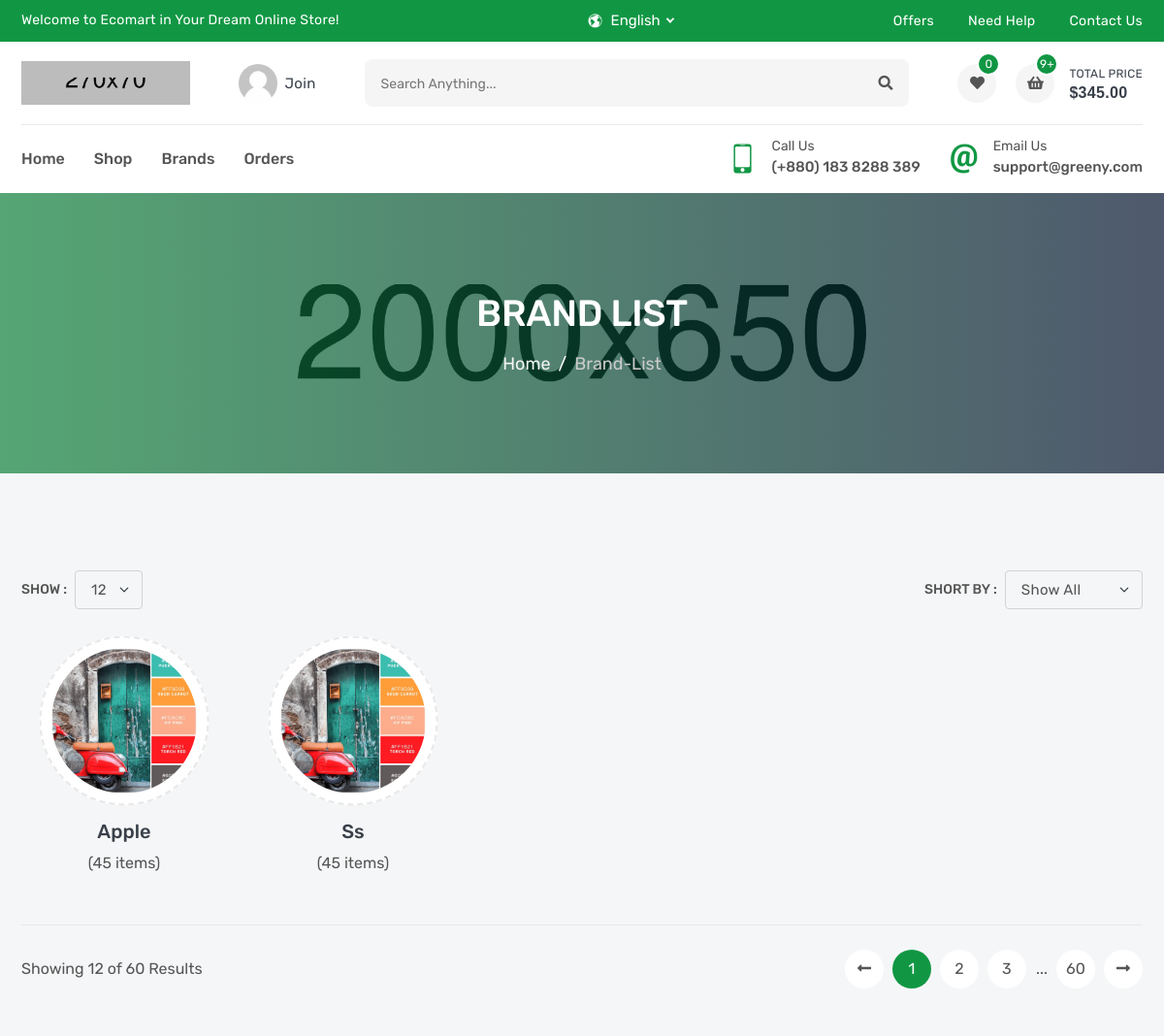
Before: /products/brands/ (upper part) with the older database file.
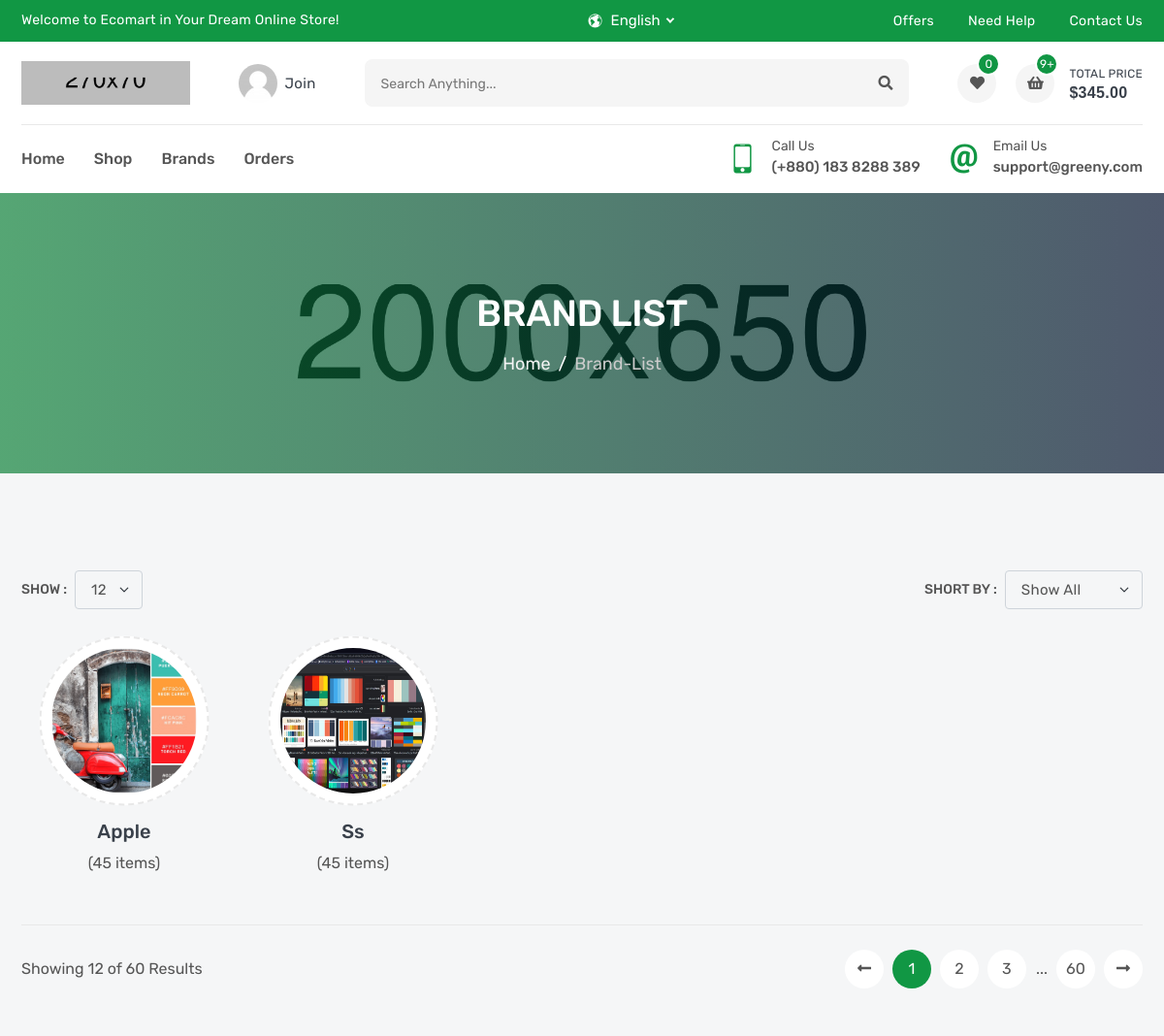
After: the same page with the newer database file.
### product/models.py (models this page shows, shortened)
class Brand(models.Model):
    name = models.CharField(_('Name'),max_length=100)
    image = models.ImageField(_('Image'),upload_to='brands')
    slug = models.SlugField(null=True,blank=True)

### product/views.py (the view)
# urls.py: path('brands/',BrandList.as_view()),
class BrandList(ListView):
    model = Brand

### product/templates/product/brand_list.html (shortened to what this page needs)
{% extends "base.html" %}
{% load static %}
{% block css %}
    <link rel="stylesheet" href="{% static 'en/css/brand-list.css' %}">
{% endblock css %}
{% block body %}
        <section class="inner-section single-banner" style="background: url(images/single-banner.jpg) no-repeat center;">
            <div class="container">
                <h2>brand list</h2>
                <ol class="breadcrumb">
                    <li class="breadcrumb-item"><a href="index.html">Home</a></li>
                    <li class="breadcrumb-item active" aria-current="page">brand-list</li>
                </ol>
            </div>
        </section>
        <section class="inner-section">
            <div class="container">
                <div class="row">
                    <div class="col-lg-12">
                        <div class="top-filter">
                            <div class="filter-show">
                                <label class="filter-label">Show :</label>
                                <select class="form-select filter-select">
                                    <option value="1">12</option>
                                </select>
                            </div>
                            <div class="filter-short">
                                <label class="filter-label">Short by :</label>
                                <select class="form-select filter-select isotope-select">
                                    <option value="*">show all</option>
                                </select>
                            </div>
                        </div>
                    </div>
                </div>
                <div class="row row-cols-2 row-cols-md-3 row-cols-lg-4 row-cols-xl-5 isotope-items">
                {% for brand in brand_list %}
                    <div class="col all vegetables">
                        <div class="brand-wrap">
                            <div class="brand-media">
                                <img src="{{brand.image.url}}" alt="brand">
                            </div>
                            <div class="brand-meta">
                                <h4>{{brand.name}}</h4>
                                <p>(45 items)</p>
                            </div>
                        </div>
                    </div>
                {% endfor %}
                </div>
                <div class="row">
                    <div class="col-lg-12">
                        <div class="bottom-paginate">
                            <p class="page-info">Showing 12 of 60 Results</p>
                            <ul class="pagination">
                                <li class="page-item">
                                    <a class="page-link" href="#">
                                        <i class="fas fa-long-arrow-alt-left"></i>
                                    </a>
                                </li>
                                <li class="page-item"><a class="page-link active" href="#">1</a></li>
                                <li class="page-item"><a class="page-link" href="#">2</a></li>
                                <li class="page-item"><a class="page-link" href="#">3</a></li>
                                <li class="page-item">...</li>
                                <li class="page-item"><a class="page-link" href="#">60</a></li>
                                <li class="page-item">
                                    <a class="page-link" href="#">
                                        <i class="fas fa-long-arrow-alt-right"></i>
                                    </a>
                                </li>
                            </ul>
                        </div>
                    </div>
                </div>
            </div>
        </section>
{% endblock body %}

### templates/base.html (shortened to what this page needs)
{% load static %}
<!DOCTYPE html>
<html lang="en">
    <head>
        <link rel="stylesheet" href="{% static 'en/fonts/flaticon/flaticon.css' %}">
        <link rel="stylesheet" href="{% static 'en/fonts/icofont/icofont.min.css' %}">
        <link rel="stylesheet" href="{% static 'en/fonts/fontawesome/fontawesome.min.css' %}">
        <link rel="stylesheet" href="{% static 'en/vendor/venobox/venobox.min.css' %}">
        <link rel="stylesheet" href="{% static 'en/vendor/slickslider/slick.min.css' %}">
        <link rel="stylesheet" href="{% static 'en/vendor/niceselect/nice-select.min.css' %}">
        <link rel="stylesheet" href="{% static 'en/vendor/bootstrap/bootstrap.min.css' %}">
        <link rel="stylesheet" href="{% static 'en/css/main.css' %}">
        {% block css %}{% endblock css %}
    </head>
    <body>
        <div class="header-top">
            <div class="container">
                <div class="row">
                    <div class="col-md-12 col-lg-5">
                        <div class="header-top-welcome">
                            <p>Welcome to Ecomart in Your Dream Online Store!</p>
                        </div>
                    </div>
                    <div class="col-md-5 col-lg-3">
                        <div class="header-top-select">
                            <div class="header-select">
                                <i class="icofont-world"></i>
                            </div>
                        </div>
                    </div>
                    <div class="col-md-7 col-lg-4">
                        <ul class="header-top-list">
                            <li><a href="offer.html">offers</a></li>
                            <li><a href="faq.html">need help</a></li>
                            <li><a href="contact.html">contact us</a></li>
                        </ul>
                    </div>
                </div>
            </div>
        </div>
        <header class="header-part">
            <div class="container">
                <div class="header-content">
                    <a href="index.html" class="header-logo">
                        <img src="images/logo.png" alt="logo">
                    </a>
                    <a href="login.html" class="header-widget" title="My Account">
                        <img src="images/user.png" alt="user">
                        <span>join</span>
                    </a>
                    <form class="header-form">
                        <input type="text" placeholder="Search anything...">
                        <button><i class="fas fa-search"></i></button>
                    </form>
                    <div class="header-widget-group">
                        <a href="wishlist.html" class="header-widget" title="Wishlist">
                            <i class="fas fa-heart"></i>
                            <sup>0</sup>
                        </a>
                        <button class="header-widget header-cart" title="Cartlist">
                            <i class="fas fa-shopping-basket"></i>
                            <sup>9+</sup>
                            <span>total price<small>$345.00</small></span>
                        </button>
                    </div>
                </div>
            </div>
        </header>
        <nav class="navbar-part">
            <div class="container">
                <div class="row">
                    <div class="col-lg-12">
                        <div class="navbar-content">
                            <ul class="navbar-list">
                                <li class="navbar-item">
                                    <a class="navbar-link" href="/">Home</a>
                                </li>
                                <li class="navbar-item">
                                    <a class="navbar-link" href="/products">Shop</a>
                                </li>
                                <li class="navbar-item">
                                    <a class="navbar-link" href="/products/brands/">Brands</a>
                                </li>
                                <li class="navbar-item">
                                    <a class="navbar-link" href="/orders">Orders</a>
                                </li>
                            </ul>
                            <div class="navbar-info-group">
                                <div class="navbar-info">
                                    <i class="icofont-ui-touch-phone"></i>
                                    <p>
                                        <small>call us</small>
                                        <span>(+880) 183 8288 389</span>
                                    </p>
                                </div>
                                <div class="navbar-info">
                                    <i class="icofont-ui-email"></i>
                                    <p>
                                        <small>email us</small>
                                        <span>support@greeny.com</span>
                                    </p>
                                </div>
                            </div>
                        </div>
                    </div>
                </div>
            </div>
        </nav>
    {% block body %}
    {% endblock body %}
    </body>
</html>

### static/en/css/brand-list.css (style rules this page uses)
.brand-wrap { padding: 15px 0px 50px; }
.brand-media { margin-bottom: 25px; }

Changed rows visible on the page:
changed Brand "Ss": image: a different picture
